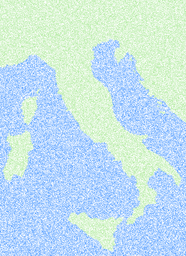
#> input picture Italy50.png, 186 x 256 px, shrunk from 469 x 646 before the run
$ python 'map pridction.py'
#> lines starting #> are read from the running program, lines starting #| are printed output that depends on the picture; after the words box and inside, x2 and y2 are one past the last pixel; in counts of white or black regions, pixels touching at a corner belong together
import numpy as np
import skimage.io as skio
import math
#import matplotlib.pyplot as plt
def takethird(elem):
    return elem[2]

def generatePixel(var):
    if var==1:
        return [102, 153, 0]
    elif var==2:
        return [0, 204, 255]
    else:
        return [255,255,255]

def distance(x1,y1,x2,y2):
    value = abs(x1-x2) + abs(y1-y2)
    return value


def pridict(arrzero,r,c,k):
    data=[]
    row = col = 0
    erow = ecol = 0
    val=6
    if r<val:
        row=0
        erow=val
        if c < val:
            col=0
            ecol=c+val
        elif c>=val and c<(img_cols-val):
            col=c-val
            ecol=c+val
        elif c>=(img_cols-val):
            col=c-val
            ecol=img_cols
    elif r>=val and r<(img_row-val):
        row=r-val
        erow=r+val
        if c < val:
            col=0
            ecol=c+val
        elif c>=val and c<(img_cols-val):
            col=c-val
            ecol=c+val
        elif c>=(img_cols-val):
            col=c-val
            ecol=img_cols
    elif r>=(img_row-val):
        row=r-val
        erow=img_row
        if c < val:
            col=0
            ecol=c+val
        elif c>=val and c<(img_cols-val):
            col=c-val
            ecol=c+val
        elif c>=(img_cols-val):
            col=c-val
            ecol=img_cols


    for i in range(row,erow):
        for j in range(col,ecol):
            if arrzero[i,j]==1 or arrzero[i,j]==2:
                dist = distance(r,c,i,j)
                data.append([i,j,dist])

    data.sort(key = takethird)
    #print(data)

    templist=[]
    for i in range(0,k):
        templist=data[i]

    tland=0
    twater=0
    for i in range(0,k):
        if arrzero[templist[0],templist[1]]==1:
            tland+=1
        elif arrzero[templist[0],templist[1]]==2:
            twater+=1

    var = 0

    if tland>twater:
        var = 1
    elif tland < twater:
        var = 2

    return var

#Enter the name of file
arr = skio.imread('Italy50.png')
#> arr is the input picture: shape (256, 186, 3); mean R, G, B 196.9, 226.5, 235.7
skio.imshow(arr)
arr_size=len(arr)
#> arr_size = 256
#print(arr_size)
img_row , img_cols , img_chs = arr.shape
#> img_row = 256; img_cols = 186; img_chs = 3


arrzero = np.zeros(shape = (img_row,img_cols), dtype = np.uint8)
#Enter the value of k

k=9
newrow = 0
newcol = 0

for rows in arr:
    newcol = 0
    for cols in rows:
        if cols[0]== cols[1] and cols[1]== cols[2]: #i==j==k
            #print("White")
            arrzero[newrow][newcol] = 0
        elif cols[1]>cols[0] and cols[1]>cols[2]: #i<j>k
            #print("Land")
            arrzero[newrow][newcol] = 1
        elif cols[2]>cols[0] and cols[2]>cols[1]: #j<k>i
            #print("Water")
            arrzero[newrow][newcol] = 2
        newcol+=1
    newrow+=1
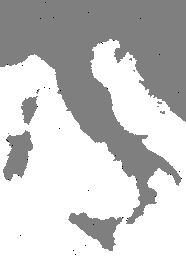
#> arrzero: shape (256, 186); min 0, max 2, mean 1.56; drawn with min black and max white
#> after the loop, newrow = 256

outmap = np.zeros(shape=(img_row,img_cols),dtype=np.int8)
#print(arrzero)

for r in range(0,img_row):
    print("processing: {:.2f}%".format((r*100)/img_row))
    for c in range(0,img_cols):
        if arrzero[r,c] == 1 or arrzero[r,c] == 2:
            outmap[r,c] = arrzero[r,c]
        else:
            #print(pridict(arrzero,r,c,k))
            outmap[r,c]=pridict(arrzero,r,c,k)
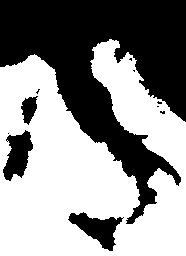
#> outmap: shape (256, 186) int8; values 1 (black) and 2 (white), 56.2% white; 11 black regions (7 under 20 px), largest, box (x1, y1, x2, y2) and area: (0, 0, 186, 224) 18589, (68, 212, 124, 251) 987, (3, 130, 33, 181) 917, (21, 96, 38, 125) 300

outimg = np.zeros(shape=(img_row,img_cols,img_chs),dtype=np.uint8)

for r in range(0,img_row):
    for c in range(0,img_cols):
        px = generatePixel(outmap[r,c])
        outimg[r,c]=px
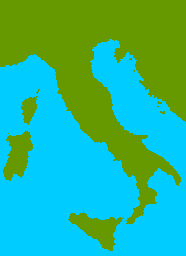
#> outimg: shape (256, 186, 3); mean of channels 0, 1, 2 44.6, 181.7, 143.4; drawn as R, G, B

    #print(outimg)

skio.imshow(outimg)

skio.imsave('output50ak9.png',arr=outimg)
print("Image saved")
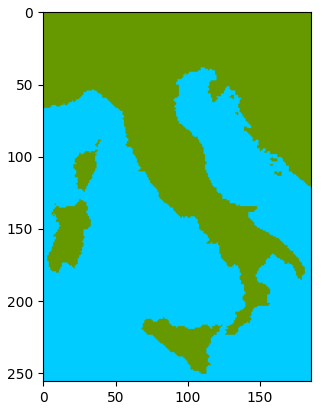
#> figure drawn by matplotlib, 1 panel
